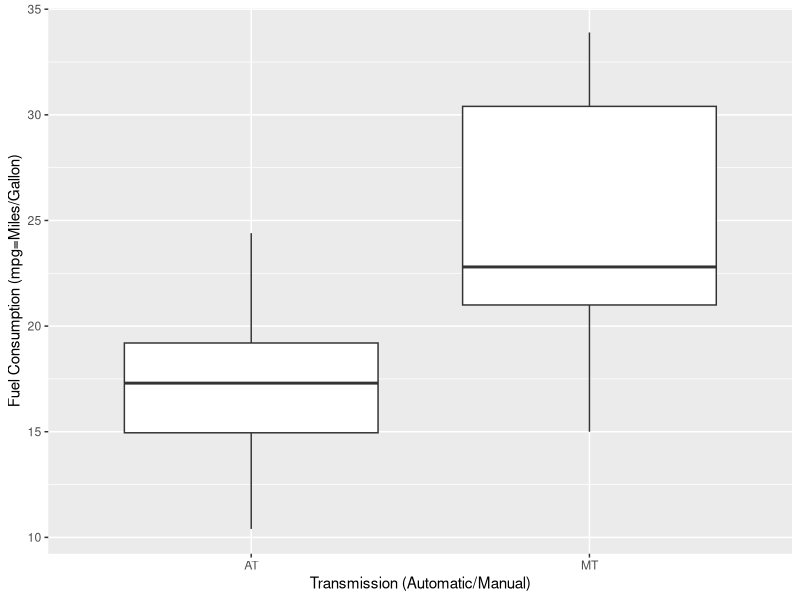
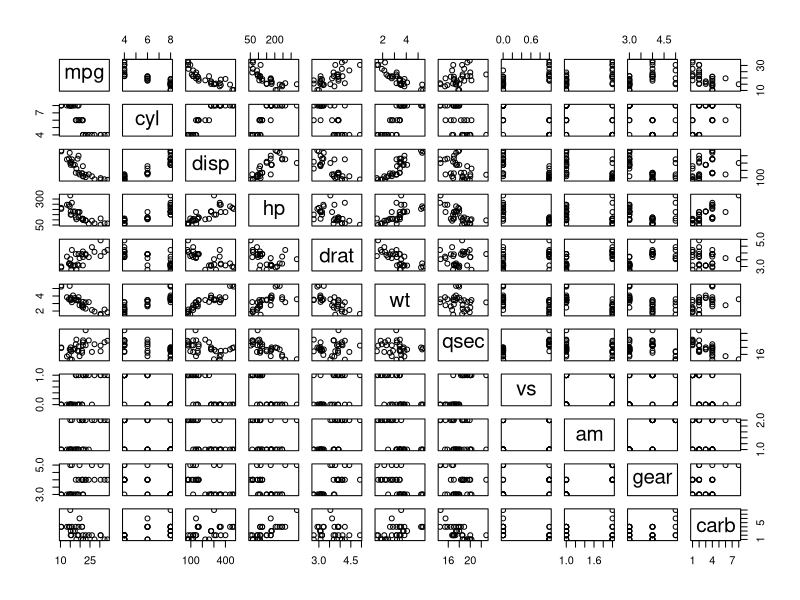
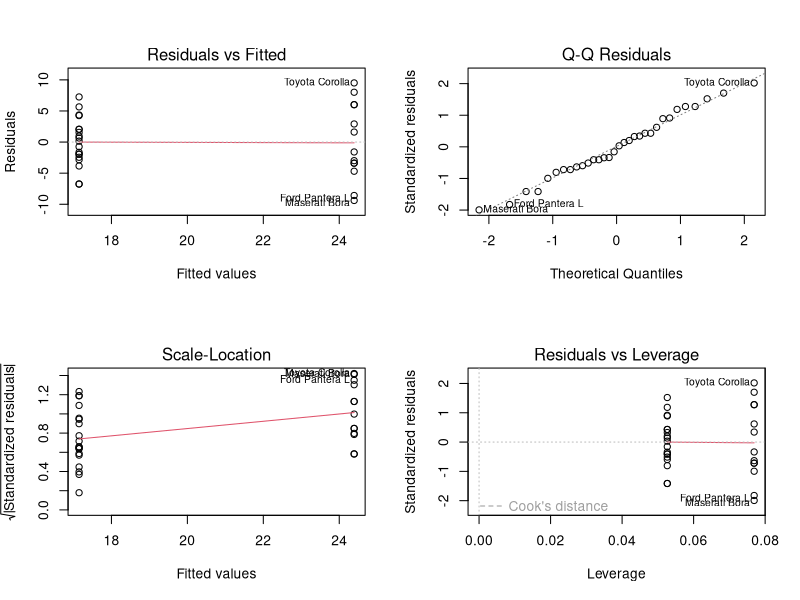
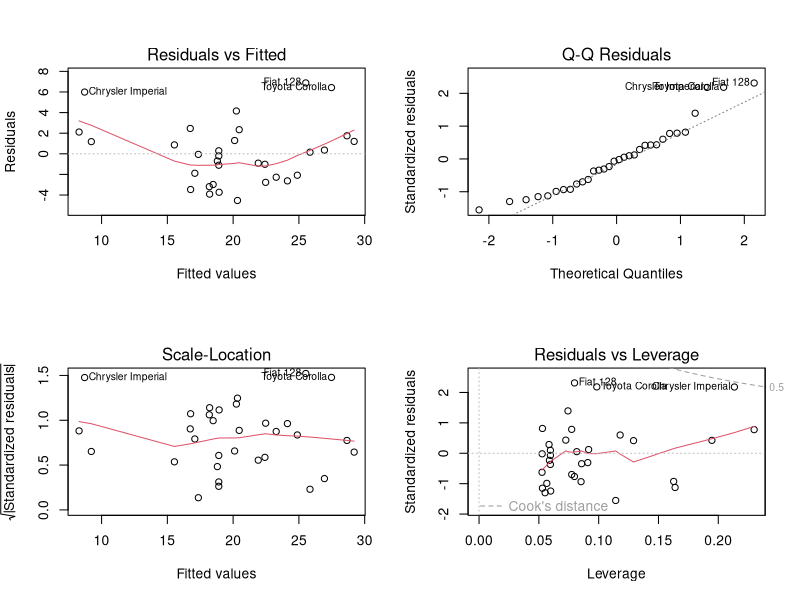
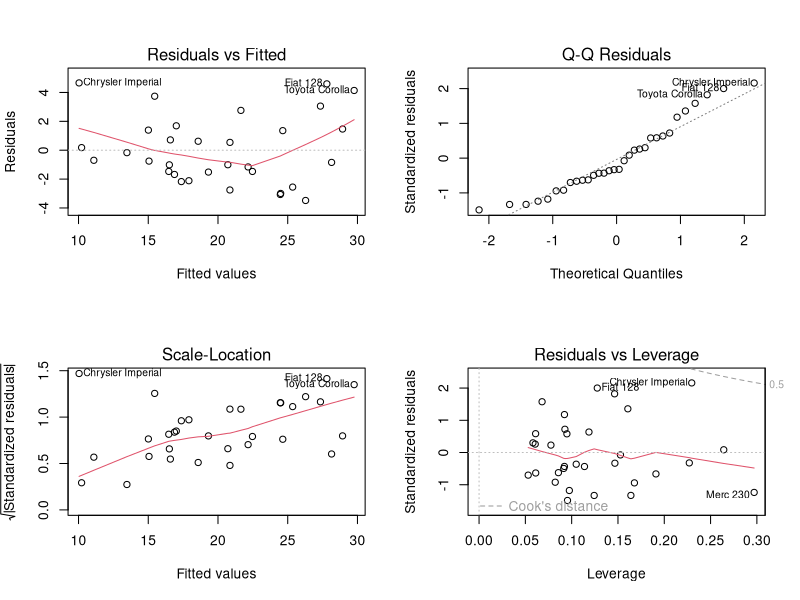

R code for these plots, in order:
## ---- chunk 1
knitr::opts_chunk$set(echo = TRUE, cache = TRUE, message = FALSE)
## ---- chunk 2
# Loading necessary libraries
library(dplyr); library(car); library(ggplot2); library(knitr); library(kableExtra)
## ---- chunk 3
# Loading data
data("mtcars")
# Display the structure of the data (data type, variables classes)
str(mtcars)
## ---- chunk 4
mtcars$am <- as.factor(mtcars$am)
levels(mtcars$am)=c("AT","MT")
## ---- chunk 5
table(mtcars$am)
## ---- chunk 6
mtcars %>% group_by(am) %>% summarise(mean = mean(mpg))
## ---- chunk 7
summary(mtcars[which(mtcars$am=="AT"),]$mpg)
## ---- chunk 8
summary(mtcars[which(mtcars$am=="MT"),]$mpg)
## ---- chunk 9
t.test(mtcars[mtcars$am=="AT",]$mpg, mtcars[mtcars$am=="MT",]$mpg)
## ---- chunk 10
fit1 <- lm(mpg~am, mtcars)
coef(fit1)
## ---- chunk 11
fit10 <- lm(mpg~., mtcars)
coef(fit10)
## ---- chunk 12
# We fit the rest 8 models
fit2 <- lm(mpg~am+disp, mtcars)
fit3 <- lm(mpg~am+disp+hp, mtcars)
fit4 <- lm(mpg~am+disp+hp+drat, mtcars)
fit5 <- lm(mpg~am+disp+hp+drat+wt, mtcars)
fit6 <- lm(mpg~am+disp+hp+drat+wt+qsec, mtcars)
fit7 <- lm(mpg~am+disp+hp+drat+wt+qsec+vs, mtcars)
fit8 <- lm(mpg~am+disp+hp+drat+wt+qsec+vs+cyl, mtcars)
fit9 <- lm(mpg~am+disp+hp+drat+wt+qsec+vs+cyl+gear, mtcars)
summary(fit9)
## ---- chunk 13
# and we proceed to the analysis of variance of the ten total nested models
anova(fit1, fit2, fit3, fit4, fit5, fit6, fit7, fit8, fit9, fit10)
## ---- chunk 14
summary(mdl1 <- lm(mpg ~ am, mtcars))
## ---- chunk 15
summary(mdl2 <- lm(mpg ~ am + wt, mtcars))
## ---- chunk 16
summary(mdl3 <- lm(mpg ~ am + wt + qsec, mtcars))
## ---- chunk 17
ggplot(mtcars, aes(am,mpg)) + geom_boxplot() + labs(x= "Transmission (Automatic/Manual)",y = "Fuel Consumption (mpg=Miles/Gallon)")
## ---- chunk 18
corr <- select(mtcars, mpg,cyl,disp,hp, drat,wt,qsec,vs,am,gear,carb)
pairs(corr)
## ---- chunk 19
Mean <- sapply(select(mtcars,-c(mpg,am)),mean)
Coeff <- c(coef(fit10)[2:8],coef(fit10)[10:11])
.x. <- Mean*Coeff
round(rbind(Mean, Coeff, .x.),3)
## ---- chunk 20
anova(fit1, fit2, fit3, fit5, fit6)
## ---- chunk 21
fi2 <- lm(mpg~am+hp, mtcars)
fi3 <- lm(mpg~am+hp+wt, mtcars)
fi5 <- lm(mpg~am+hp+wt+qsec, mtcars)
fi6 <- lm(mpg~am+hp+wt+qsec+disp, mtcars)
anova(fit1, fi2, fi3, fi5, fi6)
## ---- chunk 22
fii2 <- lm(mpg~am+wt, mtcars)
fii3 <- lm(mpg~am+wt+qsec, mtcars)
fii5 <- lm(mpg~am+wt+qsec+disp, mtcars)
fii6 <- lm(mpg~am+wt+qsec+disp+hp, mtcars)
anova(fit1, fii2, fii3, fii5, fii6)
## ---- chunk 23
fiii2 <- lm(mpg~am+qsec, mtcars)
fiii3 <- lm(mpg~am+qsec+disp, mtcars)
fiii5 <- lm(mpg~am+qsec+disp+hp, mtcars)
fiii6 <- lm(mpg~am+qsec+disp+hp+wt, mtcars)
anova(fit1, fiii2, fiii3, fiii5, fiii6)
## ---- chunk 24
disp <- round((anova(fit1, fit2, fit3, fit5, fit6)$Pr[2]+
anova(fit1, fi2, fi3, fi5, fi6)$Pr[5]+
anova(fit1, fii2, fii3, fii5, fii6)$Pr[4]+
anova(fit1, fiii2, fiii3, fiii5, fiii6)$Pr[3])/4,4)
hp <- round((anova(fit1, fit2, fit3, fit5, fit6)$Pr[3]+
anova(fit1, fi2, fi3, fi5, fi6)$Pr[2]+
anova(fit1, fii2, fii3, fii5, fii6)$Pr[5]+
anova(fit1, fiii2, fiii3, fiii5, fiii6)$Pr[4])/4,4)
wt <- round((anova(fit1, fit2, fit3, fit5, fit6)$Pr[4]+
anova(fit1, fi2, fi3, fi5, fi6)$Pr[3]+
anova(fit1, fii2, fii3, fii5, fii6)$Pr[2]+
anova(fit1, fiii2, fiii3, fiii5, fiii6)$Pr[5])/4,4)
qsec <- round((anova(fit1, fit2, fit3, fit5, fit6)$Pr[5]+
anova(fit1, fi2, fi3, fi5, fi6)$Pr[4]+
anova(fit1, fii2, fii3, fii5, fii6)$Pr[3]+
anova(fit1, fiii2, fiii3, fiii5, fiii6)$Pr[2])/4,4)
#kable_styling(kable(rbind(c("","disp","hp","wt","qsec"),c("mean(Pr(>F))",disp,hp,wt,qsec)),
#                    format = "latex"))
## ---- chunk 25
par(mfrow = c(2,2)); plot(mdl1)
## ---- chunk 26
par(mfrow = c(2,2)); plot(mdl2)
## ---- chunk 27
par(mfrow = c(2,2)); plot(mdl3)
